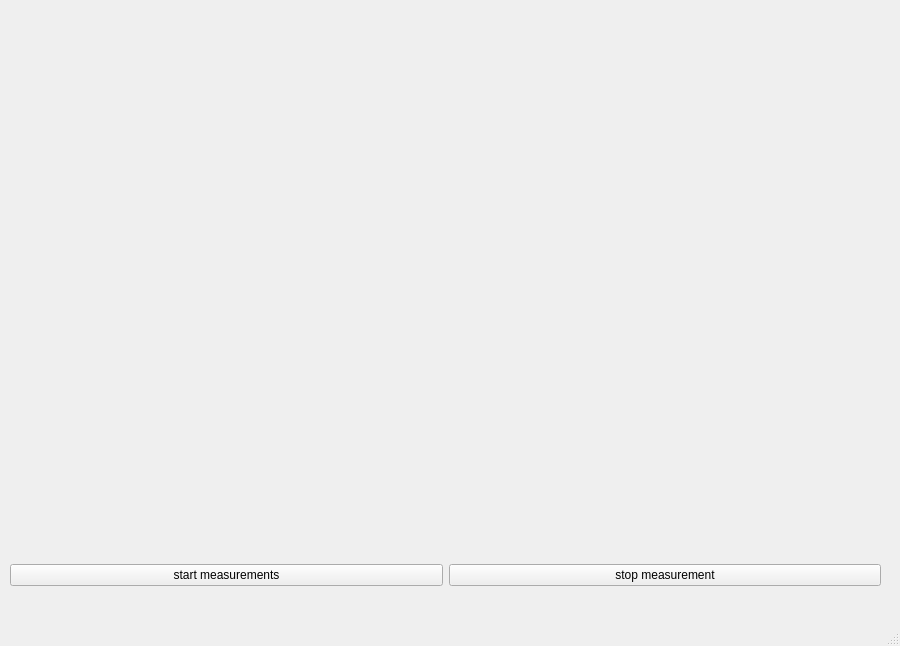
<?xml version="1.0" encoding="UTF-8"?>
<ui version="4.0">
 <class>MainWindow</class>
 <widget class="QMainWindow" name="MainWindow">
  <property name="geometry">
   <rect>
    <x>0</x>
    <y>0</y>
    <width>900</width>
    <height>646</height>
   </rect>
  </property>
  <property name="windowTitle">
   <string>MainWindow</string>
  </property>
  <widget class="QWidget" name="centralwidget">
   <widget class="PlotWidget" name="verticalWidget" native="true">
    <property name="geometry">
     <rect>
      <x>10</x>
      <y>0</y>
      <width>871</width>
      <height>541</height>
     </rect>
    </property>
    <layout class="QVBoxLayout" name="verticalLayout"/>
   </widget>
   <widget class="QWidget" name="horizontalLayoutWidget">
    <property name="geometry">
     <rect>
      <x>10</x>
      <y>550</y>
      <width>871</width>
      <height>51</height>
     </rect>
    </property>
    <layout class="QGridLayout" name="gridLayout">
     <item row="0" column="0">
      <widget class="QPushButton" name="startMeasurementButton">
       <property name="text">
        <string>start measurements</string>
       </property>
      </widget>
     </item>
     <item row="0" column="1">
      <widget class="QPushButton" name="stopMeasurementButton">
       <property name="text">
        <string>stop measurement</string>
       </property>
      </widget>
     </item>
    </layout>
   </widget>
  </widget>
  <widget class="QMenuBar" name="menubar">
   <property name="geometry">
    <rect>
     <x>0</x>
     <y>0</y>
     <width>900</width>
     <height>21</height>
    </rect>
   </property>
  </widget>
  <widget class="QStatusBar" name="statusbar"/>
 </widget>
 <customwidgets>
  <customwidget>
   <class>PlotWidget</class>
   <extends>QWidget</extends>
   <header location="global">pyqtgraph.h</header>
   <container>1</container>
  </customwidget>
 </customwidgets>
 <resources/>
 <connections/>
</ui>
